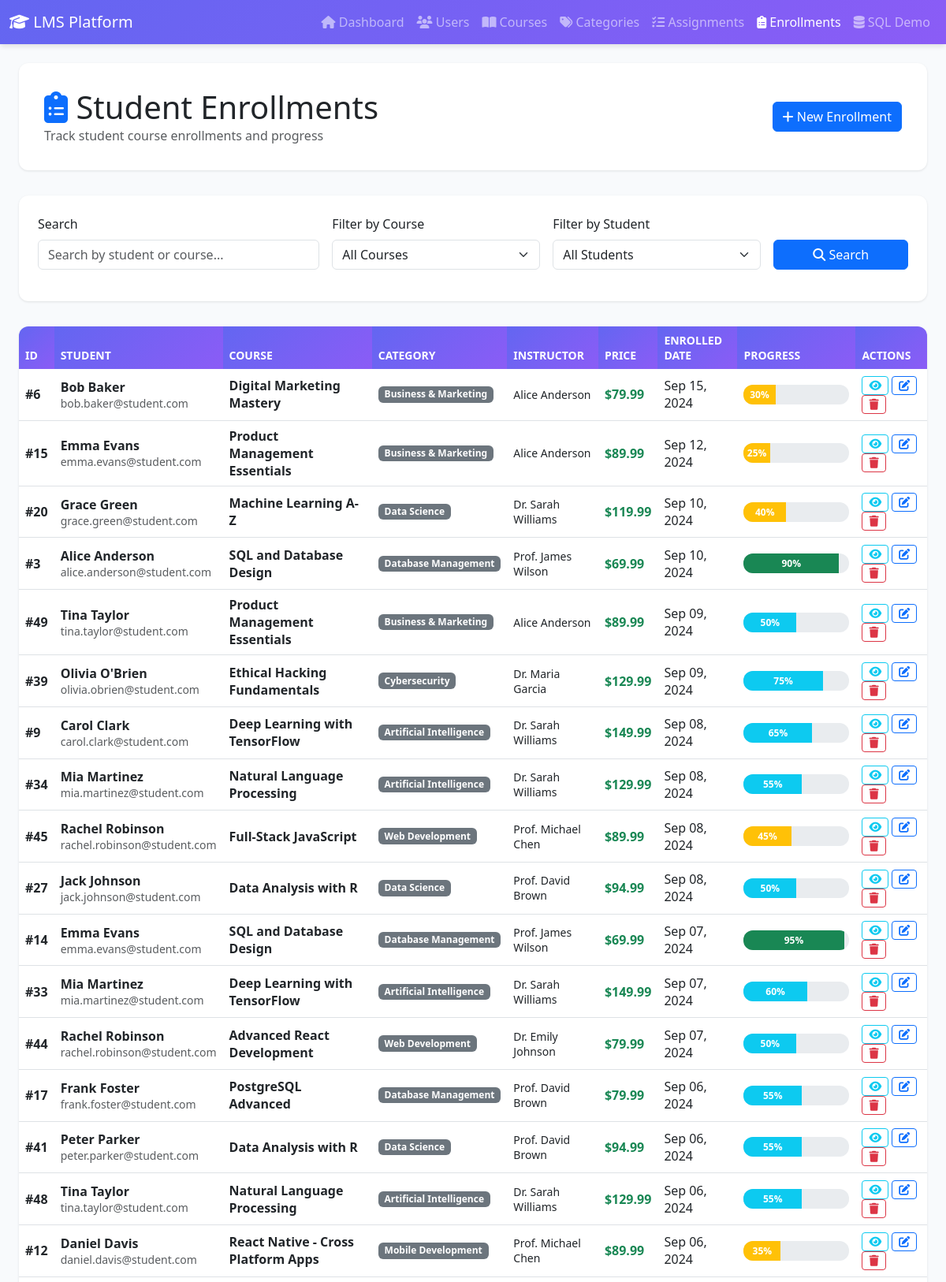
The app's page /enrollments.php (upper part) with its own data.
### tables this page shows
CREATE TABLE enrollments (
    enrollment_id INT PRIMARY KEY AUTO_INCREMENT,
    student_id INT NOT NULL,
    course_id INT NOT NULL,
    enrolled_at TIMESTAMP DEFAULT CURRENT_TIMESTAMP,
    progress INT DEFAULT 0,
    FOREIGN KEY (student_id) REFERENCES users(user_id) ON DELETE CASCADE ON UPDATE CASCADE,
    FOREIGN KEY (course_id) REFERENCES courses(course_id) ON DELETE CASCADE ON UPDATE CASCADE,
    UNIQUE KEY unique_enrollment (student_id, course_id),
    INDEX idx_student (student_id),
    INDEX idx_course (course_id)
);

CREATE TABLE users (
    user_id INT PRIMARY KEY AUTO_INCREMENT,
    name VARCHAR(100) NOT NULL,
    email VARCHAR(100) UNIQUE NOT NULL,
    password VARCHAR(255) NOT NULL,
    role ENUM('student', 'instructor', 'admin') DEFAULT 'student',
    created_at TIMESTAMP DEFAULT CURRENT_TIMESTAMP,
    INDEX idx_email (email),
    INDEX idx_role (role)
);

CREATE TABLE courses (
    course_id INT PRIMARY KEY AUTO_INCREMENT,
    title VARCHAR(200) NOT NULL,
    description TEXT,
    price DECIMAL(10, 2) DEFAULT 0.00,
    category_id INT NOT NULL,
    instructor_id INT NOT NULL,
    created_at TIMESTAMP DEFAULT CURRENT_TIMESTAMP,
    FOREIGN KEY (category_id) REFERENCES course_categories(category_id) ON DELETE RESTRICT ON UPDATE CASCADE,
    FOREIGN KEY (instructor_id) REFERENCES users(user_id) ON DELETE RESTRICT ON UPDATE CASCADE,
    INDEX idx_category (category_id),
    INDEX idx_instructor (instructor_id),
    INDEX idx_title (title)
);

CREATE TABLE course_categories (
    category_id INT PRIMARY KEY AUTO_INCREMENT,
    name VARCHAR(100) UNIQUE NOT NULL,
    INDEX idx_name (name)
);

### enrollments.php (the view, shortened to what this page needs)
<?php
$database = new Database();
$conn = $database->getConnection();
$search = isset($_GET['search']) ? $_GET['search'] : '';
$query = "SELECT
            e.enrollment_id,
            e.enrolled_at,
            e.progress,
            u.name as student_name,
            u.user_id as student_id,
            u.email as student_email,
            c.course_id,
            c.title as course_title,
            c.price,
            inst.name as instructor_name,
            cat.name as category_name
          FROM enrollments e
          INNER JOIN users u ON e.student_id = u.user_id
          INNER JOIN courses c ON e.course_id = c.course_id
          INNER JOIN users inst ON c.instructor_id = inst.user_id
          INNER JOIN course_categories cat ON c.category_id = cat.category_id
          WHERE 1=1";
$params = [];
$query .= " ORDER BY e.enrolled_at DESC";
$stmt = $conn->prepare($query);
$stmt->execute($params);
$enrollments = $stmt->fetchAll();
?>
<!DOCTYPE html>
<html lang="en">
<head>
    <link href="https://cdn.jsdelivr.net/npm/bootstrap@5.3.0/dist/css/bootstrap.min.css" rel="stylesheet">
    <link href="https://cdnjs.cloudflare.com/ajax/libs/font-awesome/6.4.0/css/all.min.css" rel="stylesheet">
</head>
<body>
    <nav class="navbar navbar-expand-lg navbar-dark">
        <div class="container-fluid">
            <a class="navbar-brand" href="index.php"><i class="fas fa-graduation-cap"></i> LMS Platform</a>
            <div class="collapse navbar-collapse" id="navbarNav">
                <ul class="navbar-nav ms-auto">
                    <li class="nav-item"><a class="nav-link" href="index.php"><i class="fas fa-home"></i> Dashboard</a>
                    </li>
                    <li class="nav-item"><a class="nav-link" href="users.php"><i class="fas fa-users"></i> Users</a>
                    </li>
                    <li class="nav-item"><a class="nav-link" href="courses.php"><i class="fas fa-book-open"></i>
                            Courses</a></li>
                    <li class="nav-item"><a class="nav-link" href="categories.php"><i class="fas fa-tags"></i>
                            Categories</a></li>
                    <li class="nav-item"><a class="nav-link" href="assignments.php"><i class="fas fa-tasks"></i>
                            Assignments</a></li>
                    <li class="nav-item"><a class="nav-link active" href="enrollments.php"><i
                                class="fas fa-clipboard-list"></i> Enrollments</a></li>
                    <li class="nav-item">
                        <a class="nav-link" href="sql_operations.php"><i class="fas fa-database"></i> SQL Demo</a>
                    </li>
                </ul>
            </div>
        </div>
    </nav>
    <div class="container-fluid mt-4 px-4">
        <div class="page-header">
            <div class="row align-items-center">
                <div class="col-md-6">
                    <h1 class="mb-0"><i class="fas fa-clipboard-list text-primary"></i> Student Enrollments</h1>
                    <p class="text-muted mb-0">Track student course enrollments and progress</p>
                </div>
                <div class="col-md-6 text-end">
                    <a href="add_enrollment.php" class="btn btn-primary">
                        <i class="fas fa-plus"></i> New Enrollment
                    </a>
                </div>
            </div>
        </div>
        <div class="filter-card">
            <form method="GET" action="enrollments.php" class="row g-3">
                <div class="col-md-4">
                    <label class="form-label">Search</label>
                    <input type="text" name="search" class="form-control" placeholder="Search by student or course..."
                        value="<?php echo htmlspecialchars($search); ?>">
                </div>
                <div class="col-md-3">
                    <label class="form-label">Filter by Course</label>
                    <select name="course" class="form-select">
                        <option value="">All Courses</option>
                    </select>
                </div>
                <div class="col-md-3">
                    <label class="form-label">Filter by Student</label>
                    <select name="student" class="form-select">
                        <option value="">All Students</option>
                    </select>
                </div>
                <div class="col-md-2">
                    <label class="form-label">&nbsp;</label>
                    <button type="submit" class="btn btn-primary w-100">
                        <i class="fas fa-search"></i> Search
                    </button>
                </div>
            </form>
        </div>
        <div class="table-card">
            <div class="table-responsive">
                <table class="table table-hover align-middle mb-0">
                    <thead>
                        <tr>
                            <th>ID</th>
                            <th>Student</th>
                            <th>Course</th>
                            <th>Category</th>
                            <th>Instructor</th>
                            <th>Price</th>
                            <th>Enrolled Date</th>
                            <th>Progress</th>
                            <th>Actions</th>
                        </tr>
                    </thead>
                    <tbody>
                        <?php if (count($enrollments) > 0): ?>
                            <?php foreach ($enrollments as $enrollment): ?>
                                <tr>
                                    <td><strong>#<?php echo $enrollment['enrollment_id']; ?></strong></td>
                                    <td>
                                        <strong><?php echo htmlspecialchars($enrollment['student_name']); ?></strong><br>
                                        <small
                                            class="text-muted"><?php echo htmlspecialchars($enrollment['student_email']); ?></small>
                                    </td>
                                    <td>
                                        <strong><?php echo htmlspecialchars($enrollment['course_title']); ?></strong>
                                    </td>
                                    <td><span
                                            class="badge bg-secondary"><?php echo htmlspecialchars($enrollment['category_name']); ?></span>
                                    </td>
                                    <td><small><?php echo htmlspecialchars($enrollment['instructor_name']); ?></small></td>
                                    <td><strong
                                            class="text-success">$<?php echo number_format($enrollment['price'], 2); ?></strong>
                                    </td>
                                    <td><?php echo date('M d, Y', strtotime($enrollment['enrolled_at'])); ?></td>
                                    <td style="min-width: 150px;">
                                        <div class="progress">
                                            <?php
                                            $progress = $enrollment['progress'];
                                            $progress_class = 'bg-danger';
                                            if ($progress >= 80)
                                                $progress_class = 'bg-success';
                                            elseif ($progress >= 50)
                                                $progress_class = 'bg-info';
                                            elseif ($progress >= 25)
                                                $progress_class = 'bg-warning';
                                            ?>
                                            <div class="progress-bar <?php echo $progress_class; ?>" role="progressbar"
                                                style="width: <?php echo $progress; ?>%"
                                                aria-valuenow="<?php echo $progress; ?>" aria-valuemin="0" aria-valuemax="100">
                                                <?php echo $progress; ?>%
                                            </div>
                                        </div>
                                    </td>
                                    <td>
                                        <a href="view_enrollment.php?id=<?php echo $enrollment['enrollment_id']; ?>"
                                            class="btn btn-sm btn-outline-info" title="View">
                                            <i class="fas fa-eye"></i>
                                        </a>
                                        <a href="edit_enrollment.php?id=<?php echo $enrollment['enrollment_id']; ?>"
                                            class="btn btn-sm btn-outline-primary" title="Edit">
                                            <i class="fas fa-edit"></i>
                                        </a>
                                        <a href="delete_enrollment.php?id=<?php echo $enrollment['enrollment_id']; ?>"
                                            class="btn btn-sm btn-outline-danger"
                                            onclick="return confirm('Delete this enrollment?')" title="Delete">
                                            <i class="fas fa-trash"></i>
                                        </a>
                                    </td>
                                </tr>
                            <?php endforeach; ?>
                        <?php endif; ?>
                    </tbody>
                </table>
            </div>
        </div>
    </div>
</body>
</html>

### enrollments.php (style rules this page uses)
:root { --primary-color: #6366f1; --secondary-color: #8b5cf6; }
body { background-color: #f8fafc; font-family: 'Segoe UI', Tahoma, Geneva, Verdana, sans-serif; }
.navbar { background: linear-gradient(135deg, var(--primary-color) 0%, var(--secondary-color) 100%); box-shadow: 0 4px 6px -1px rgba(0, 0, 0, 0.1); }
.page-header { background: white; padding: 2rem; border-radius: 12px; box-shadow: 0 1px 3px rgba(0, 0, 0, 0.1); margin-bottom: 2rem; }
.table-card { background: white; border-radius: 12px; box-shadow: 0 1px 3px rgba(0, 0, 0, 0.1); overflow: hidden; }
.table thead th { background: linear-gradient(135deg, var(--primary-color) 0%, var(--secondary-color) 100%); color: white; font-weight: 600; text-transform: uppercase; font-size: 0.875rem; border: none; }
.table tbody tr { transition: background-color 0.2s ease; }
.filter-card { background: white; padding: 1.5rem; border-radius: 12px; box-shadow: 0 1px 3px rgba(0, 0, 0, 0.1); margin-bottom: 2rem; }
.progress { height: 25px; border-radius: 12px; }
.progress-bar { font-weight: 600; }

### records on screen
enrollments: enrollment_id "6", student.name "Bob Baker", student.email "bob.baker@student.com", course.title "Digital Marketing Mastery", course_categories.name "Business & Marketing", users.name "Alice Anderson", course.price "79.99", enrolled_at "Sep 15, 2024", progress "30"
enrollments: enrollment_id "15", student.name "Emma Evans", student.email "emma.evans@student.com", course.title "Product Management Essentials", course_categories.name "Business & Marketing", users.name "Alice Anderson", course.price "89.99", enrolled_at "Sep 12, 2024", progress "25"
enrollments: enrollment_id "20", student.name "Grace Green", student.email "grace.green@student.com", course.title "Machine Learning A-Z", course_categories.name "Data Science", users.name "Dr. Sarah Williams", course.price "119.99", enrolled_at "Sep 10, 2024", progress "40"
enrollments: enrollment_id "3", student.name "Alice Anderson", student.email "alice.anderson@student.com", course.title "SQL and Database Design", course_categories.name "Database Management", users.name "Prof. James Wilson", course.price "69.99", enrolled_at "Sep 10, 2024", progress "90"
enrollments: enrollment_id "49", student.name "Tina Taylor", student.email "tina.taylor@student.com", course.title "Product Management Essentials", course_categories.name "Business & Marketing", users.name "Alice Anderson", course.price "89.99", enrolled_at "Sep 09, 2024", progress "50"
enrollments: enrollment_id "39", student.name "Olivia O'Brien", student.email "olivia.obrien@student.com", course.title "Ethical Hacking Fundamentals", course_categories.name "Cybersecurity", users.name "Dr. Maria Garcia", course.price "129.99", enrolled_at "Sep 09, 2024", progress "75"
enrollments: enrollment_id "9", student.name "Carol Clark", student.email "carol.clark@student.com", course.title "Deep Learning with TensorFlow", course_categories.name "Artificial Intelligence", users.name "Dr. Sarah Williams", course.price "149.99", enrolled_at "Sep 08, 2024", progress "65"
enrollments: enrollment_id "34", student.name "Mia Martinez", student.email "mia.martinez@student.com", course.title "Natural Language Processing", course_categories.name "Artificial Intelligence", users.name "Dr. Sarah Williams", course.price "129.99", enrolled_at "Sep 08, 2024", progress "55"
enrollments: enrollment_id "45", student.name "Rachel Robinson", student.email "rachel.robinson@student.com", course.title "Full-Stack JavaScript", course_categories.name "Web Development", users.name "Prof. Michael Chen", course.price "89.99", enrolled_at "Sep 08, 2024", progress "45"
enrollments: enrollment_id "27", student.name "Jack Johnson", student.email "jack.johnson@student.com", course.title "Data Analysis with R", course_categories.name "Data Science", users.name "Prof. David Brown", course.price "94.99", enrolled_at "Sep 08, 2024", progress "50"
enrollments: enrollment_id "14", student.name "Emma Evans", student.email "emma.evans@student.com", course.title "SQL and Database Design", course_categories.name "Database Management", users.name "Prof. James Wilson", course.price "69.99", enrolled_at "Sep 07, 2024", progress "95"
enrollments: enrollment_id "33", student.name "Mia Martinez", student.email "mia.martinez@student.com", course.title "Deep Learning with TensorFlow", course_categories.name "Artificial Intelligence", users.name "Dr. Sarah Williams", course.price "149.99", enrolled_at "Sep 07, 2024", progress "60"
enrollments: enrollment_id "44", student.name "Rachel Robinson", student.email "rachel.robinson@student.com", course.title "Advanced React Development", course_categories.name "Web Development", users.name "Dr. Emily Johnson", course.price "79.99", enrolled_at "Sep 07, 2024", progress "50"
enrollments: enrollment_id "17", student.name "Frank Foster", student.email "frank.foster@student.com", course.title "PostgreSQL Advanced", course_categories.name "Database Management", users.name "Prof. David Brown", course.price "79.99", enrolled_at "Sep 06, 2024", progress "55"
enrollments: enrollment_id "41", student.name "Peter Parker", student.email "peter.parker@student.com", course.title "Data Analysis with R", course_categories.name "Data Science", users.name "Prof. David Brown", course.price "94.99", enrolled_at "Sep 06, 2024", progress "55"
enrollments: enrollment_id "48", student.name "Tina Taylor", student.email "tina.taylor@student.com", course.title "Natural Language Processing", course_categories.name "Artificial Intelligence", users.name "Dr. Sarah Williams", course.price "129.99", enrolled_at "Sep 06, 2024", progress "55"
enrollments: enrollment_id "12", student.name "Daniel Davis", student.email "daniel.davis@student.com", course.title "React Native - Cross Platform Apps", course_categories.name "Mobile Development", users.name "Prof. Michael Chen", course.price "89.99", enrolled_at "Sep 06, 2024", progress "35"
